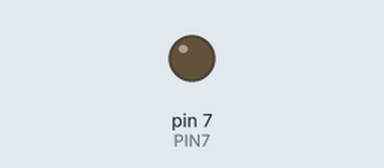
Recording of a sketch running on a simulated Arduino Uno, built with avr-gcc and run on an emulated ATmega328P. Parts: output pins drawn as LEDs (lit = HIGH). Dashed ring = blinking. At 2.2 s the program stops and its outputs stay as they are.

Above: at 0.5 s.
At 1.95 s:
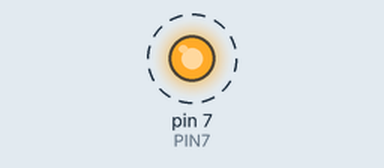
Timing chart, 0 to 3.0 s (numbered marks = the images above):
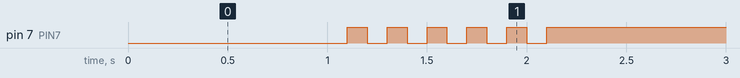

The sketch:

05_practice_2.ino
```cpp
#define PIN7 7

void setup(){
  pinMode(PIN7, OUTPUT);
}

void loop(){
  digitalWrite(PIN7, LOW);
  delay(1000);

  int i = 0;
  for(;i<6;i++){
    digitalWrite(PIN7, LOW);
    delay(100);
    digitalWrite(PIN7, HIGH);
    delay(100);
  }
  digitalWrite(PIN7, HIGH);
  while(1){

  }
}
```

Measured:
- by itself, pin 7 (PIN7): alternates HIGH for 0.10 s and LOW for 0.10 s, 11 changes in all, then stays HIGH
